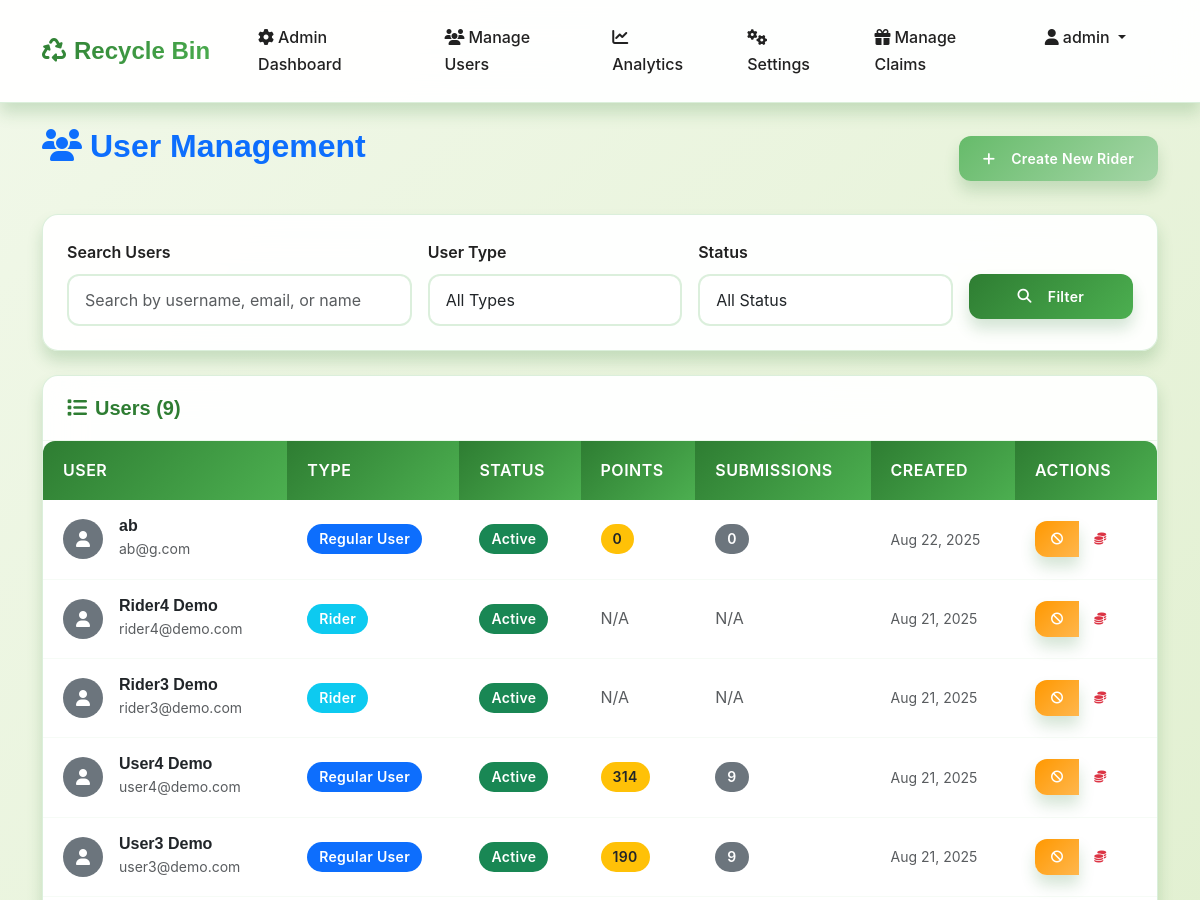
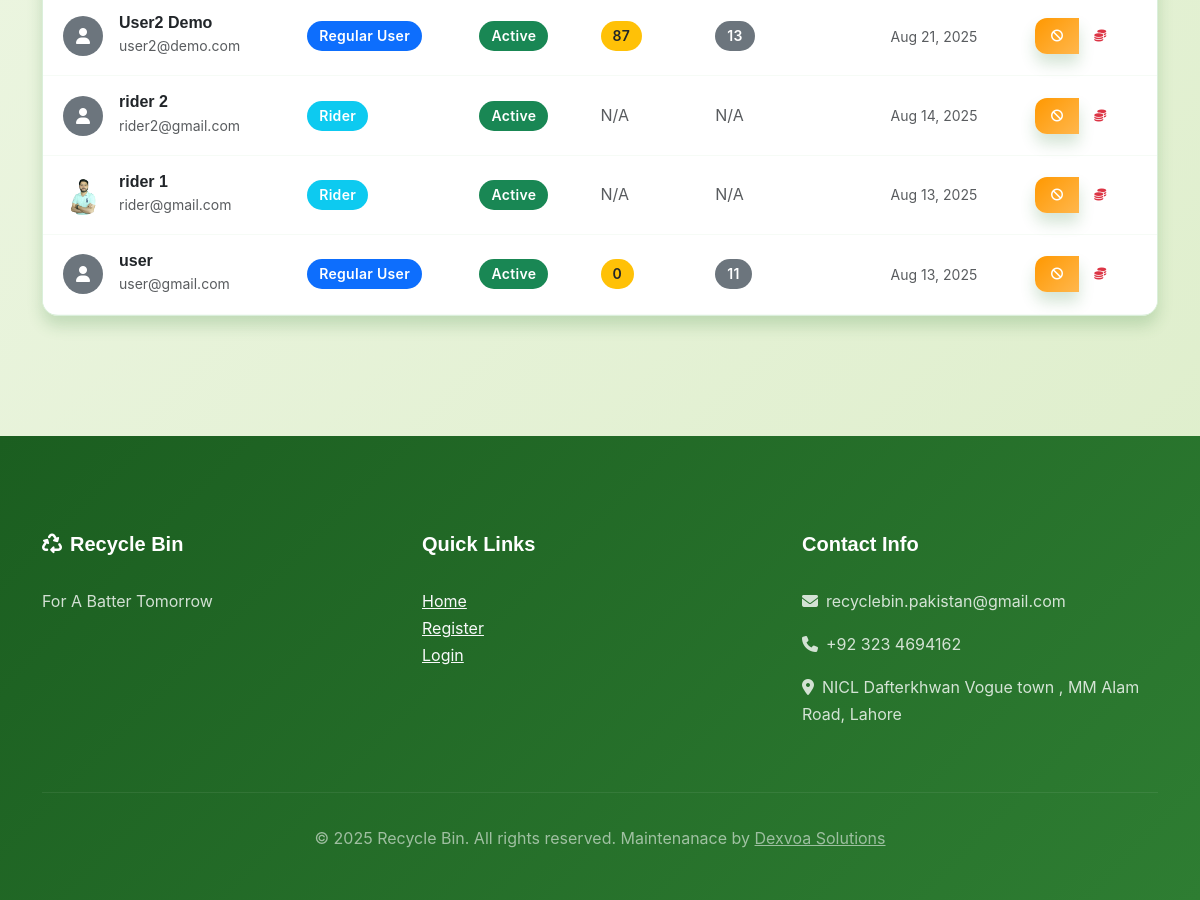
The page /manage-users/ (signed in) on the database its author committed (2 pictures, top to bottom).
### accounts/models.py (models this page shows, shortened)
class CustomUser(AbstractUser):
    USER_TYPE_CHOICES = (
        ('user', 'Regular User'),
        ('rider', 'Rider'),
        ('admin', 'Admin')
    )
    STATUS_CHOICES = (
        ('active', 'Active'),
        ('inactive', 'Inactive'),
        ('suspended', 'Suspended'),
    )
    user_type = models.CharField(max_length=10, choices=USER_TYPE_CHOICES, default='user')
    phone = models.CharField(max_length=15, blank=True)
    reward_points = models.PositiveIntegerField(default=0)
    profile_image = models.ImageField(upload_to='profile_images/', blank=True, null=True)
    address = models.TextField(blank=True)
    status = models.CharField(max_length=10, choices=STATUS_CHOICES, default='active')
    created_at = models.DateTimeField(auto_now_add=True)
    updated_at = models.DateTimeField(auto_now=True)
    id_proof = models.ImageField(upload_to='id_proofs/', blank=True, null=True)
    vehicle_type = models.CharField(max_length=50, blank=True, null=True)
    vehicle_model = models.CharField(max_length=50, blank=True, null=True)
    license_plate = models.CharField(max_length=20, blank=True, null=True)
    vehicle_color = models.CharField(max_length=30, blank=True, null=True)

### dashboard/views.py (the view, shortened to what this page needs)
# urls.py: path('manage-users/', views.manage_users, name='manage_users'),
@login_required
@user_passes_test(is_admin)
def manage_users(request):
    search_query = request.GET.get('search', '')
    user_type_filter = request.GET.get('user_type', '')
    status_filter = request.GET.get('status', '')
    users = CustomUser.objects.exclude(user_type='admin')
    if user_type_filter:
        users = users.filter(user_type=user_type_filter)
    if status_filter:
        users = users.filter(status=status_filter)
    users = users.order_by('-created_at')
    context = {
        'users': users,
        'search_query': search_query,
        'user_type_filter': user_type_filter,
        'status_filter': status_filter,
    }
    return render(request, 'dashboard/manage_users.html', context)

### dashboard/views.py (called while the page is built)
def is_admin(user):
    return user.is_authenticated and user.user_type == 'admin'

### templates/dashboard/manage_users.html (shortened to what this page needs)
{% extends 'base.html' %}
{% block content %}
<div class="container py-4">
    <div class="row mb-4">
        <div class="col-12">
            <div class="d-flex justify-content-between align-items-center">
                <h2 class="text-primary">
                    <i class="fas fa-users me-2"></i>User Management
                </h2>
                <a href="{% url 'dashboard:create_rider' %}" class="btn btn-success">
                    <i class="fas fa-plus me-2"></i>Create New Rider
                </a>
            </div>
        </div>
    </div>
    <div class="row mb-4">
        <div class="col-12">
            <div class="card">
                <div class="card-body">
                    <form method="get" class="row g-3">
                        <div class="col-md-4">
                            <label for="search" class="form-label">Search Users</label>
                            <input type="text" class="form-control" id="search" name="search"
                                   value="{{ search_query }}" placeholder="Search by username, email, or name">
                        </div>
                        <div class="col-md-3">
                            <label for="user_type" class="form-label">User Type</label>
                            <select class="form-select" id="user_type" name="user_type">
                                <option value="">All Types</option>
                            </select>
                        </div>
                        <div class="col-md-3">
                            <label for="status" class="form-label">Status</label>
                            <select class="form-select" id="status" name="status">
                                <option value="">All Status</option>
                            </select>
                        </div>
                        <div class="col-md-2">
                            <label class="form-label">&nbsp;</label>
                            <div class="d-grid">
                                <button type="submit" class="btn btn-primary">
                                    <i class="fas fa-search me-2"></i>Filter
                                </button>
                            </div>
                        </div>
                    </form>
                </div>
            </div>
        </div>
    </div>
    <div class="row">
        <div class="col-12">
            <div class="card">
                <div class="card-header">
                    <h5 class="mb-0">
                        <i class="fas fa-list me-2"></i>Users ({{ users.count }})
                    </h5>
                </div>
                <div class="card-body p-0">
                    <div class="table-responsive">
                        <table class="table table-hover mb-0">
                            <thead class="table-dark">
                                <tr>
                                    <th>User</th>
                                    <th>Type</th>
                                    <th>Status</th>
                                    <th>Points</th>
                                    <th>Submissions</th>
                                    <th>Created</th>
                                    <th>Actions</th>
                                </tr>
                            </thead>
                            <tbody>
                                {% for user in users %}
                                <tr>
                                    <td>
                                        <div class="d-flex align-items-center">
                                            {% if user.profile_image %}
                                                <img src="{{ user.profile_image.url }}" alt="Profile"
                                                     class="rounded-circle me-3" style="width: 40px; height: 40px; object-fit: cover;">
                                            {% else %}
                                                <div class="rounded-circle bg-secondary d-flex align-items-center justify-content-center me-3"
                                                     style="width: 40px; height: 40px;">
                                                    <i class="fas fa-user text-white"></i>
                                                </div>
                                            {% endif %}
                                            <div>
                                                <h6 class="mb-0">{{ user.get_full_name|default:user.username }}</h6>
                                                <small class="text-muted">{{ user.email }}</small>
                                            </div>
                                        </div>
                                    </td>
                                    <td>
                                        <span class="badge {% if user.user_type == 'rider' %}bg-info{% else %}bg-primary{% endif %}">
                                            {{ user.get_user_type_display }}
                                        </span>
                                    </td>
                                    <td>
                                        <span class="badge {% if user.status == 'active' %}bg-success{% elif user.status == 'suspended' %}bg-danger{% else %}bg-warning{% endif %}">
                                            {{ user.get_status_display }}
                                        </span>
                                    </td>
                                    <td>
                                        {% if user.user_type == 'rider' %}
                                            <span class="text-muted">N/A</span>
                                        {% else %}
                                            <span class="badge bg-warning text-dark">{{ user.reward_points }}</span>
                                        {% endif %}
                                    </td>
                                    <td>
                                        {% if user.user_type == 'rider' %}
                                            <span class="text-muted">N/A</span>
                                        {% else %}
                                            <span class="badge bg-secondary">{{ user.submissions.count }}</span>
                                        {% endif %}
                                    </td>
                                    <td>
                                        <small class="text-muted">{{ user.created_at|date:"M d, Y" }}</small>
                                    </td>
                                    <td>
                                        <div class="btn-group" role="group">
                                            {% if user.status == 'active' %}
                                                <a href=""
                                                   class="btn btn-sm btn-warning"
                                                   onclick="">
                                                    <i class="fas fa-ban"></i>
                                                </a>
                                            {% else %}
                                                <a href=""
                                                   class="btn btn-sm btn-success">
                                                    <i class="fas fa-check"></i>
                                                </a>
                                            {% endif %}
                                            <button class="btn btn-sm btn-outline-danger"
                                                    onclick=""
                                                    title="Clear reward points">
                                                <i class="fas fa-coins"></i>
                                            </button>
                                        </div>
                                    </td>
                                </tr>
                                {% endfor %}
                            </tbody>
                        </table>
                    </div>
                </div>
            </div>
        </div>
    </div>
</div>
{% endblock %}

### templates/base.html (shortened to what this page needs)
<!DOCTYPE html>
<html lang="en">
<head>
    <link href="https://cdn.jsdelivr.net/npm/bootstrap@5.3.0/dist/css/bootstrap.min.css" rel="stylesheet">
    <link rel="stylesheet" href="https://cdnjs.cloudflare.com/ajax/libs/font-awesome/6.4.0/css/all.min.css">
    {% load static %}
    <link rel="stylesheet" href="{% static 'style.css' %}">
</head>
<body>
{% if not settings.maintenance_mode and not settings.debug_mode %}
    <nav class="navbar navbar-expand-lg navbar-dark">
        <div class="container">
            <a class="navbar-brand" href="{% url 'dashboard:home' %}">
                <i class="fas fa-recycle me-2"></i>Recycle Bin
            </a>
            <div class="collapse navbar-collapse" id="navbarNav">
                <ul class="navbar-nav ms-auto">
                    {% if user.is_authenticated %}
                        {% if user.user_type == 'user' %}
                            <li class="nav-item">
                                <a class="nav-link" href="{% url 'dashboard:user_dashboard' %}">
                                    <i class="fas fa-home me-1"></i>Dashboard
                                </a>
                            </li>
                            <li class="nav-item">
                                <a class="nav-link" href="{% url 'dashboard:user_submissions' %}">
                                    <i class="fas fa-recycle me-1"></i>My Submissions
                                </a>
                            </li>
                            <li class="nav-item">
                                <a class="nav-link" href="{% url 'dashboard:user_points' %}">
                                    <i class="fas fa-coins me-1"></i>My Points
                                </a>
                            </li>
                            <li class="nav-item">
                                <a class="nav-link" href="{% url 'trash:claim_history' %}">
                                    <i class="fas fa-history me-1"></i>Claim History
                                </a>
                            </li>
                            <li class="nav-item">
                                <a class="nav-link" href="{% url 'trash:submit_trash' %}">
                                    <i class="fas fa-plus me-1"></i>Submit Trash
                                </a>
                            </li>
                        {% elif user.user_type == 'admin' %}
                            <li class="nav-item">
                                <a class="nav-link" href="{% url 'dashboard:admin_dashboard' %}">
                                    <i class="fas fa-cog me-1"></i>Admin Dashboard
                                </a>
                            </li>
                            <li class="nav-item">
                                <a class="nav-link" href="{% url 'dashboard:manage_users' %}">
                                    <i class="fas fa-users me-1"></i>Manage Users
                                </a>
                            </li>
                            <li class="nav-item">
                                <a class="nav-link" href="{% url 'dashboard:admin_analytics' %}">
                                    <i class="fas fa-chart-line me-1"></i>Analytics
                                </a>
                            </li>
                            <li class="nav-item">
                                <a class="nav-link" href="{% url 'dashboard:admin_settings' %}">
                                    <i class="fas fa-cogs me-1"></i>Settings
                                </a>
                            </li>
                            <li class="nav-item">
                                <a class="nav-link" href="{% url 'trash:manage_claims' %}">
                                    <i class="fas fa-gift me-1"></i>Manage Claims
                                </a>
                            </li>
                        {% endif %}
                        <li class="nav-item dropdown">
                            <a class="nav-link dropdown-toggle" href="#" id="navbarDropdown" role="button" data-bs-toggle="dropdown">
                                <i class="fas fa-user me-1"></i>{{ user.username }}
                            </a>
                        </li>
                    {% endif %}
                </ul>
            </div>
        </div>
    </nav>
{% endif %}
    <main>
        {% block content %}{% endblock %}
    </main>
{% if not settings.maintenance_mode and not settings.debug_mode %}
    <footer class="footer">
        <div class="container">
            <div class="row">
                <div class="col-md-4">
                    <h5><i class="fas fa-recycle me-2"></i>Recycle Bin</h5>
                    <p>For A Batter Tomorrow</p>
                </div>
                <div class="col-md-4">
                    <h5>Quick Links</h5>
                    <ul class="list-unstyled">
                        <li><a href="{% url 'dashboard:home' %}" class="text-light">Home</a></li>
                        <li><a href="{% url 'dashboard:register' %}" class="text-light">Register</a></li>
                        <li><a href="{% url 'dashboard:login' %}" class="text-light">Login</a></li>
                    </ul>
                </div>
                <div class="col-md-4">
                    <h5>Contact Info</h5>
                    <p><i class="fas fa-envelope me-2"></i>recyclebin.pakistan@gmail.com</p>
                    <p><i class="fas fa-phone me-2"></i>+92 323 4694162</p>
                    <p><i class="fas fa-location-dot me-2"></i>NICL Dafterkhwan Vogue town , MM Alam Road, Lahore</p>
                </div>
            </div>
            <div class="footer-bottom">
                <p>&copy; 2025 Recycle Bin. All rights reserved. Maintenanace by <a href="https://dexvoa.com" class="text-light">Dexvoa Solutions</a></p>
            </div>
        </div>
    </footer>
    {% endif %}
</body>
</html>

### rows shown on the page
CustomUser: username "admin"
CustomUser: get_full_name "ab", email "ab@g.com", user_type "Regular User", status "Active", reward_points "0", submissions.count "0", created_at "Aug 22, 2025"
CustomUser: get_full_name "Rider4 Demo", email "rider4@demo.com", user_type "Rider", status "Active", shows "N/A", created_at "Aug 21, 2025"
CustomUser: get_full_name "Rider3 Demo", email "rider3@demo.com", user_type "Rider", status "Active", shows "N/A", created_at "Aug 21, 2025"
CustomUser: get_full_name "User4 Demo", email "user4@demo.com", user_type "Regular User", status "Active", reward_points "314", submissions.count "9", created_at "Aug 21, 2025"
CustomUser: get_full_name "User3 Demo", email "user3@demo.com", user_type "Regular User", status "Active", reward_points "190", submissions.count "9", created_at "Aug 21, 2025"
CustomUser: get_full_name "User2 Demo", email "user2@demo.com", user_type "Regular User", status "Active", reward_points "87", submissions.count "13", created_at "Aug 21, 2025"
CustomUser: get_full_name "rider 2", email "rider2@gmail.com", user_type "Rider", status "Active", shows "N/A", created_at "Aug 14, 2025"
CustomUser: profile_image (picture), get_full_name "rider 1", email "rider@gmail.com", user_type "Rider", status "Active", shows "N/A", created_at "Aug 13, 2025"
CustomUser: get_full_name "user", email "user@gmail.com", user_type "Regular User", status "Active", reward_points "0", submissions.count "11", created_at "Aug 13, 2025"

### other values the page prints
{{ users.count }} "9"
